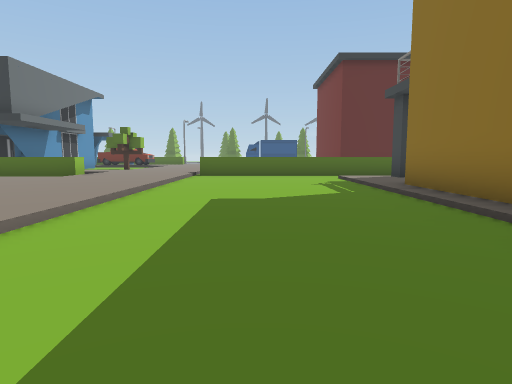
[1] (above)

24 first-person views from a walk through a Unity game level. The camera is 1.2 m above the floor, tilts 6° down and sees 75° across. The floor is counted in squares, 2 m on a side. Each view is taken from the middle of a square. On the plan, view 1 faces up. The plan holds only what a view shows up to about 10 squares ahead; the rest is blank. The place goes on beyond the plan.

[2]
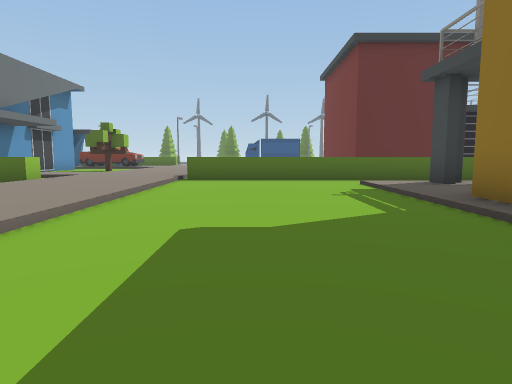

[3]
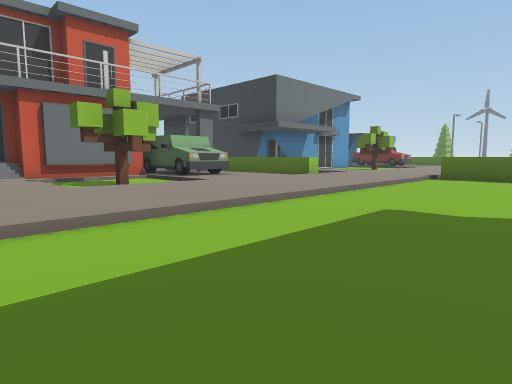

[4]
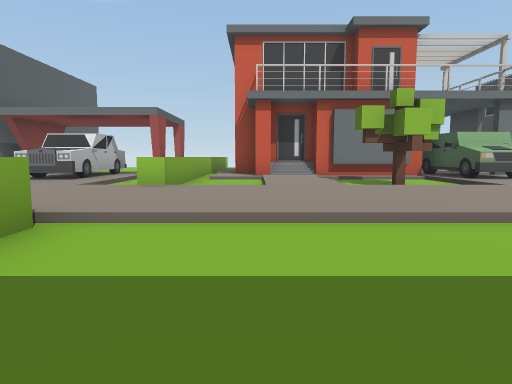

[5]
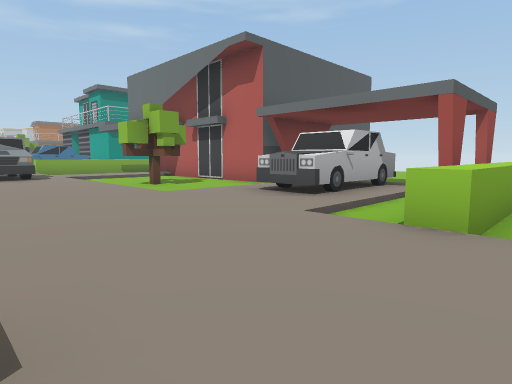

[6]
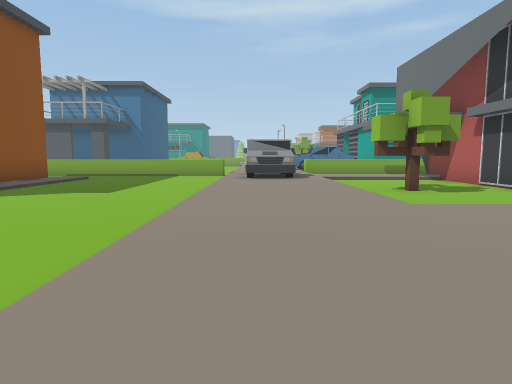

[7]
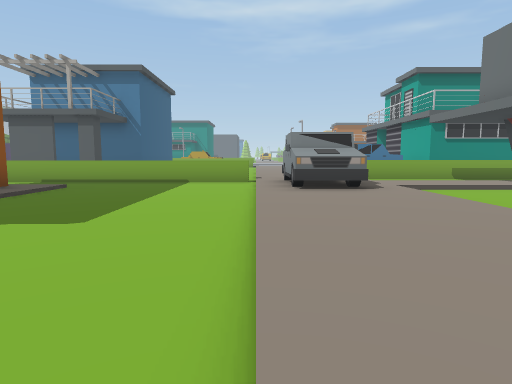

[8]
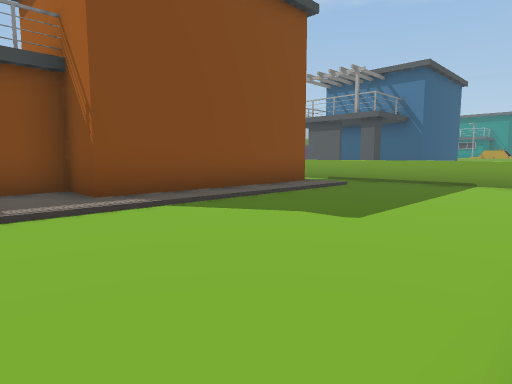

[9]
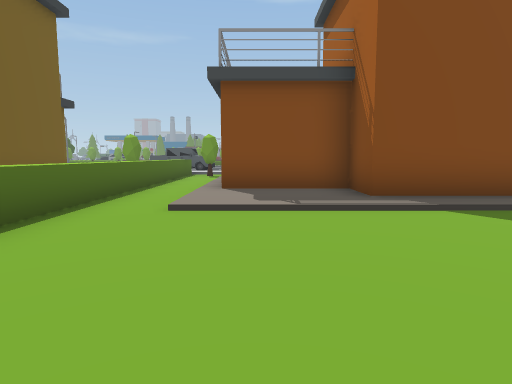

[10]
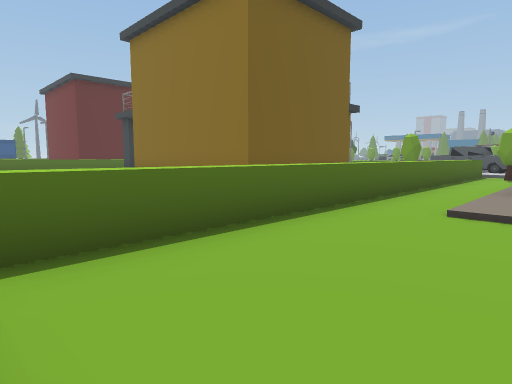

[11]
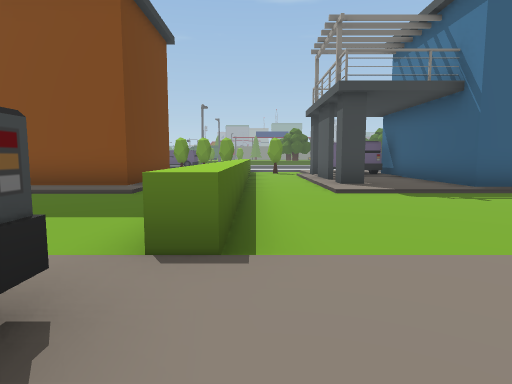

[12]
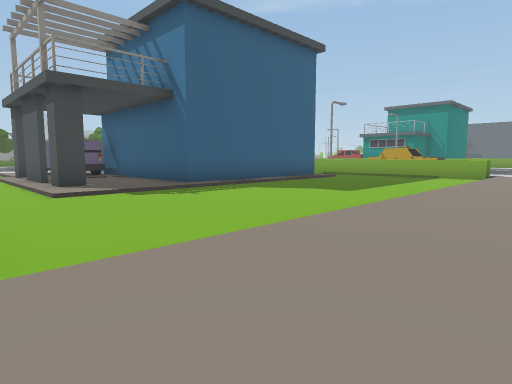

[13]
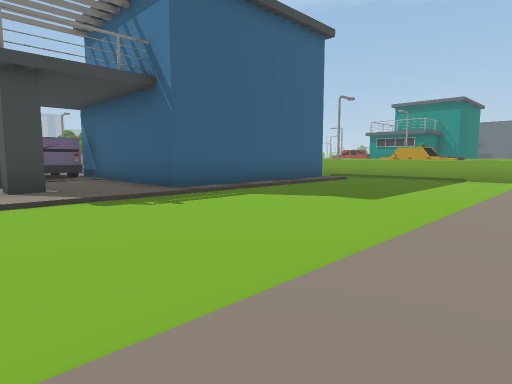

[14]
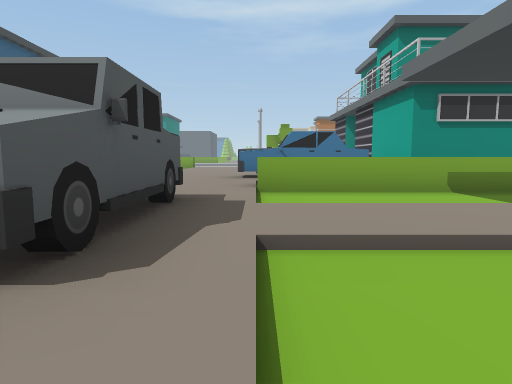

[15]
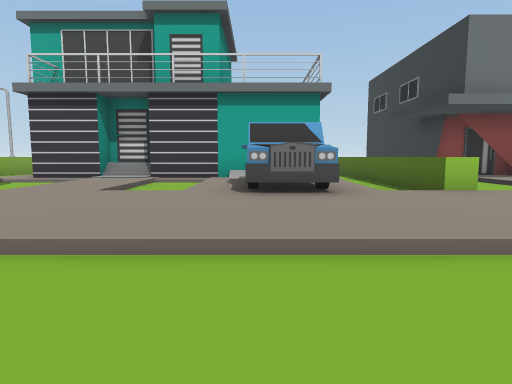

[16]
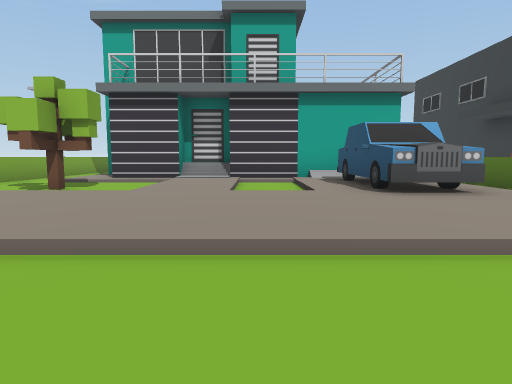

[17]
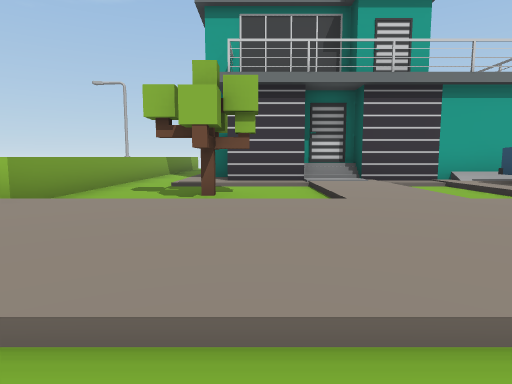

[18]
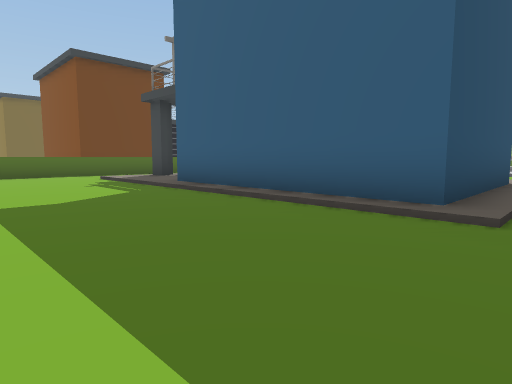

[19]
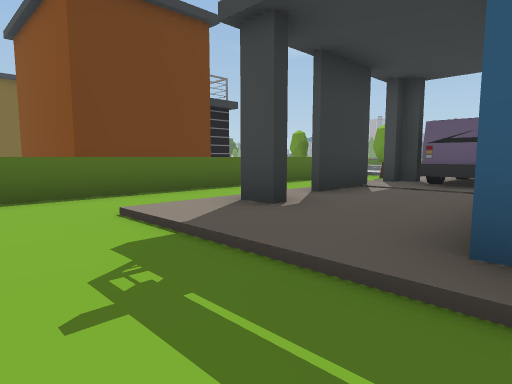

[20]
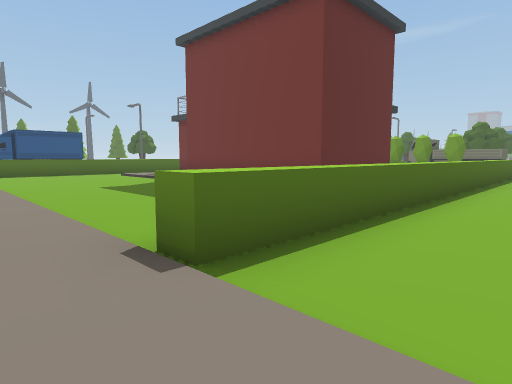

[21]
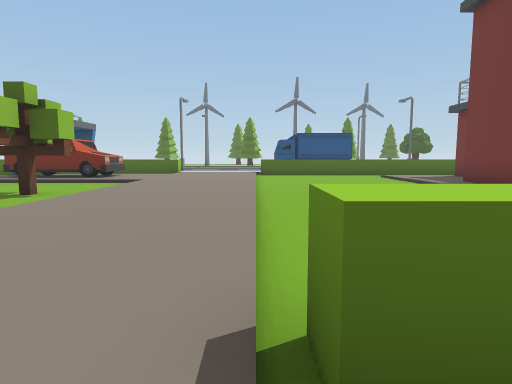

[22]
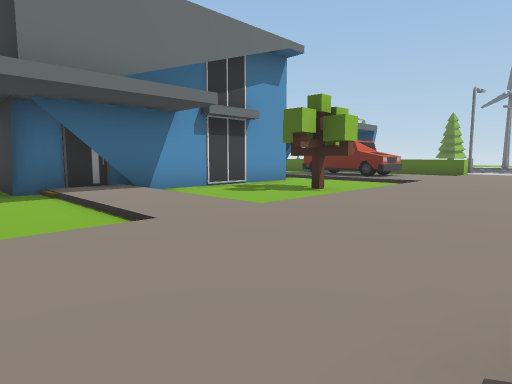

[23]
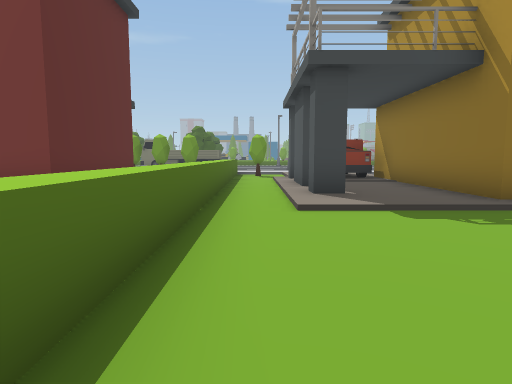

[24]
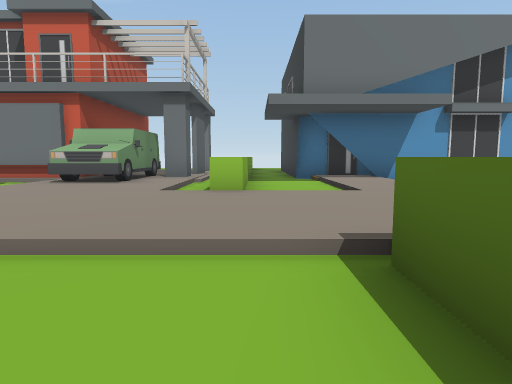

### Floor plan
Key: @ floor where view 1 was taken; # wall or solid block; x gap in a wall; . main floor; : floor 0.25 m higher than the main floor; / step, stairs or slope; ^ raised ledge; T tree; C car; R truck; O other object.
Columns run from 9 left of view 1 to 10 right of it. Each row starts with its distance up from view 1.
 20 RRR::::/....:
 19 /////::/....:
 18 #.../::/... :#
 17 #..T/::/...  #
 16 #.TT/::/...  #
 15 #.../::/..   #
 14 #.../::/..   ####
 13 #////::/.
 12 #::::::/.
 11 #.../::/^^^^^^^^^^^
 10 ^^^^/::/..........
  9 ..../::/....:#x#:#
  8 #::::::/....::::
  7 OOO::::/....:::::R
  6 OOO::::/....######
  5 ##../::/....#
  4 ##TT/::/....#
  3 #/../::/....#
  2 #::::::/....#
  1 #////::/... ####
  0 //../::/.@
 -1 ^^^^^::/^^^^^^^^^^^^
 -2  .../::/...........O
 -3 CCC::::/....//////
 -4  CC::::/....::#
 -5 :::::::/....::#
 -6 #.../::/....:##
 -7 #.../::/....:#
 -8 #.TT/::/....:#
 -9 #.../::/....:#
-10 #.../RR/....:#
-11 #////RR/....:####
-12 #::::RR/.....
-13 #.../RR/......
-14 ..../::/^^^^^^^^^^
-15 ^^^^^::/.........
-16 /////::/....:#x###
-17 #/CCC::/....::::OO
-18 #/CCC::/....::::OO
-19 #////::/....######
-20 #/../::/....#
-21 #::::::/....#
-22 #////::/....#
-23 #/.T/::/....#
-24 :/TT/::/....#####
-25 ..../::/.....

Where each view was taken, in squares from view 1:
view 1: 0 up, 0 right, facing up
view 2: 2 up, 0 right, facing up
view 3: 1 up, 1 right, facing up-left
view 4: 1 up, 1 right, facing left
view 5: 0 up, 2 left, facing down-left
view 6: 1 down, 3 left, facing down
view 7: 4 down, 2 left, facing down
view 8: 4 down, 2 left, facing down-right
view 9: 4 down, 2 left, facing right
view 10: 4 down, 2 left, facing up-right
view 11: 14 down, 4 left, facing right
view 12: 14 down, 4 left, facing down-right
view 13: 15 down, 3 left, facing down-right
view 14: 9 down, 5 left, facing down
view 15: 18 down, 0 right, facing left
view 16: 20 down, 0 right, facing left
view 17: 23 down, 1 left, facing left
view 18: 25 down, 1 left, facing up-right
view 19: 19 down, 1 right, facing up-right
view 20: 9 up, 3 left, facing up-right
view 21: 10 up, 2 left, facing up
view 22: 10 up, 2 left, facing up-left
view 23: 10 up, 2 left, facing right
view 24: 10 up, 0 right, facing left
